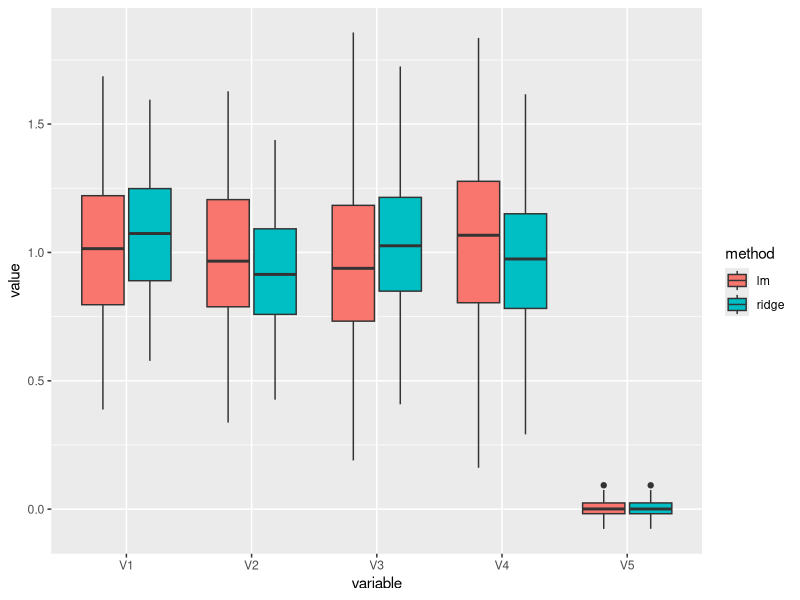
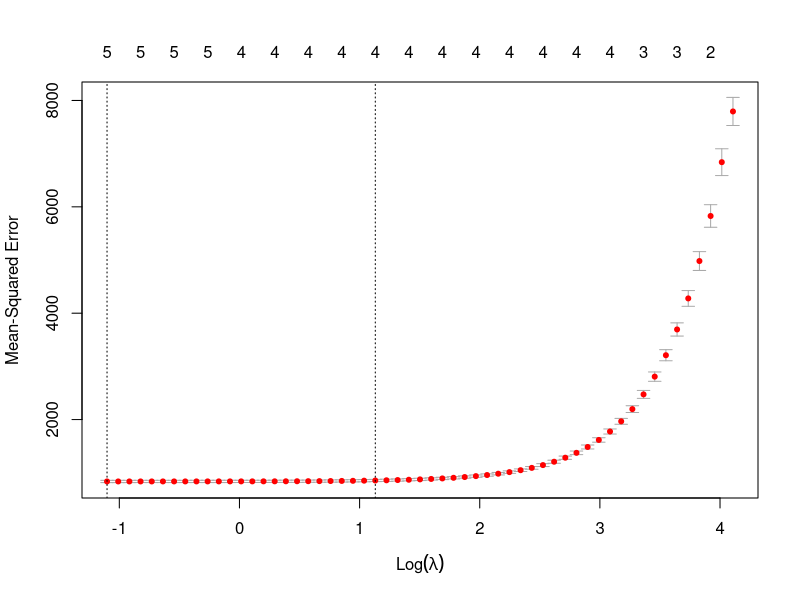

Reproduce these figures in R, in order.
library(MASS)
library(tidyr)
library(ggplot2)
library(glmnet)
library(dplyr)
set.seed(100)

get_results<- function(lambda){
  coeffs_total=data.frame(V1=numeric(),V2=numeric(),V3=numeric(),V4=numeric(),V5=numeric())
  for (q in 1:100){
    V1 =runif(1000)*100
    V2 =runif(1000)*10 + V1
    
    V3 =runif(1000)*100
    V4 =runif(1000)*10 + V3
    
    V5 =runif(1000)*100
    Residuals =runif(1000)*100
    Y = V1 + V2 + V3 + V4 + Residuals
    coefs_lm <-lm(Y ~ V1 + V2 + V3 + V4 + V5)$coefficients
    coefs_rd <-glmnet(cbind(V1 ,V2,V3,V4 ,V5),Y,lambda=lambda,alpha=0)$beta
    frame1 <-data.frame(V1=coefs_lm[2], V2=coefs_lm[3],V3=coefs_lm[4], V4=coefs_lm[5],V5=coefs_lm[6],method="lm")
    frame2 <-data.frame(V1=coefs_rd[1], V2=coefs_rd[2],V3=coefs_rd[3], V4=coefs_rd[4],V5=coefs_rd[5],method="ridge")
    coeffs_total<-rbind(coeffs_total,frame1,frame2)
  }
  transposed_data= gather(coeffs_total,"variable","value",1:5)
  print(transposed_data%>%group_by(variable,method) %>% summarise(median=median(value)))
  ggplot(transposed_data,aes(x=variable, y=value, fill=method)) +geom_boxplot()
}

get_results(0.1)


V1 =runif(1000)*100
V2 =runif(1000)*10 + V1
V3 =runif(1000)*100
V4 =runif(1000)*10 + V3
V5 =runif(1000)*100
Residuals =runif(1000)*100
Y = V1 + V2 + V3 + V4 + Residuals
cv.lasso=cv.glmnet(cbind(V1 ,V2,V3,V4 ,V5),Y,alpha=1)
cv.lasso
plot(cv.lasso)